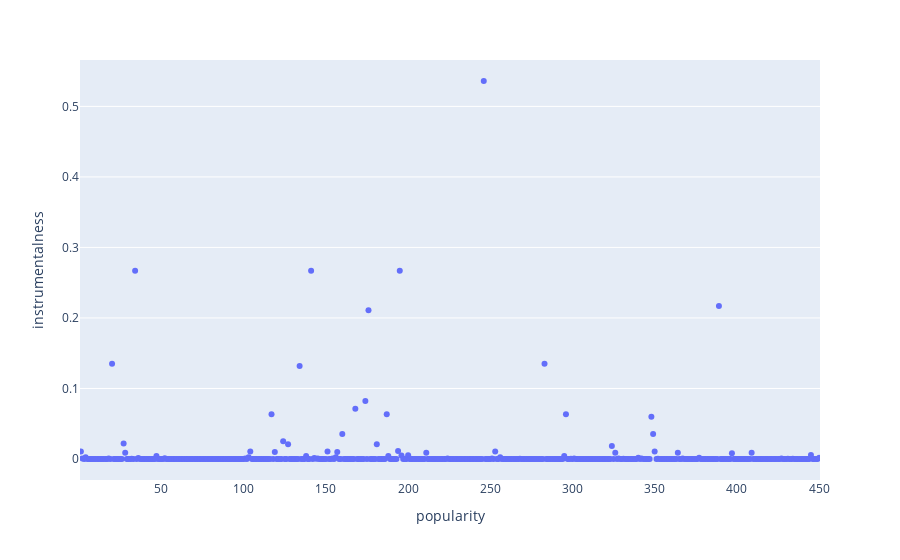

Write notebook code for a chart like this one.
### Code cell
px.strip(df, x = 'popularity', y='instrumentalness')

### Figure 1 — Plotly figure (JSON) as saved in the notebook; plotly's stock layout.template omitted (floating-point values rounded to 4 significant figures; data arrays with more than 128 entries replaced by an {"elided": "..."} marker saying what was removed)
{"data": [{"alignmentgroup": "True", "boxpoints": "all", "fillcolor": "rgba(255,255,255,0)", "hoveron": "points", "hovertemplate": "popularity=%{x}<br>instrumentalness=%{y}<extra></extra>", "legendgroup": "", "line": {"color": "rgba(255,255,255,0)"}, "marker": {"color": "#636efa"}, "name": "", "offsetgroup": "", "orientation": "v", "pointpos": 0, "showlegend": false, "type": "box", "x": {"elided": "450 int values"}, "x0": " ", "xaxis": "x", "y": {"elided": "450 float values"}, "y0": " ", "yaxis": "y"}], "layout": {"boxmode": "group", "legend": {"tracegroupgap": 0}, "margin": {"t": 60}, "xaxis": {"anchor": "y", "domain": [0, 1], "title": {"text": "popularity"}}, "yaxis": {"anchor": "x", "domain": [0, 1], "title": {"text": "instrumentalness"}}}}
